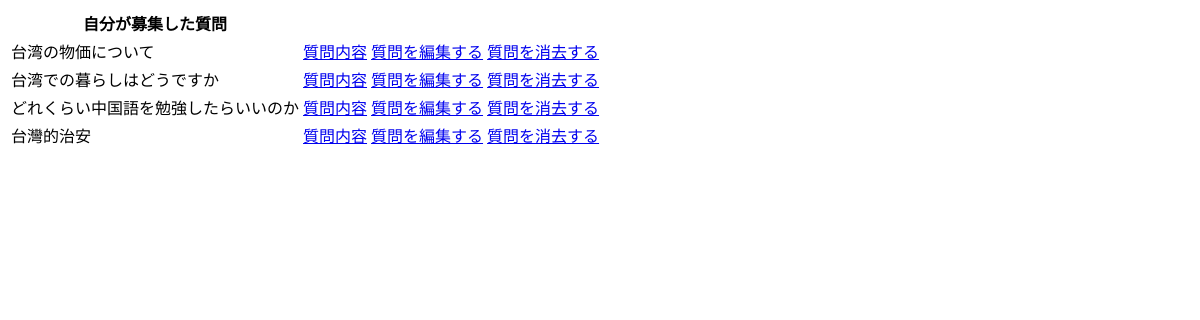
Page /myhome (signed in) on the earlier database version.
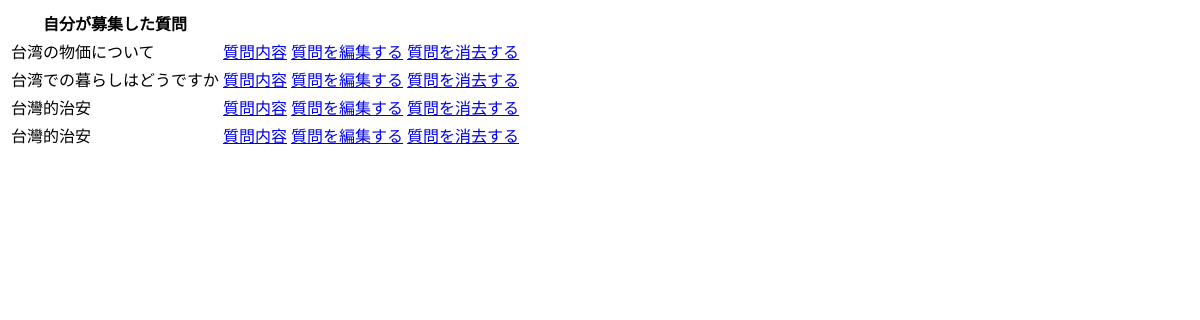
Same page on the later database version.
### Leetai/models.py (models this page shows, shortened)
class Question(models.Model):
    user = models.ForeignKey(User,on_delete=models.CASCADE,null=True,blank=True)
    title = models.CharField(max_length=200)
    content = models.TextField(null=True, blank=True)
    created_at = models.DateTimeField(auto_now_add=True)
    is_resolved = models.BooleanField(default=False)

### Leetai/views.py (the view)
# urls.py: path('myhome',MyHomepageView.as_view(),name='myhome')
class MyHomepageView(LoginRequiredMixin,ListView):
    template_name = 'myhome.html'
    model = Question
    context_object_name = "Question_lists"
    def get_context_data(self, **kwargs):
        context = super().get_context_data(**kwargs)
        context['Question_lists']= context["Question_lists"].filter(user=self.request.user)
        return context

### Leetai/templates/myhome.html
<table>
    <tr>
        <th>自分が募集した質問</th>
    </tr>
    {% for question in Question_lists %}
    <tr>
        <td>{{question.title}}</td>
        <td><a href="{% url 'question_detail' question.id %}">質問内容</a></td>
        <td><a href="{% url 'edit_question' question.id %}">質問を編集する</a></td>
        <td><a href="{% url 'delete_question' question.id %}">質問を消去する</a></td>
    </tr>
    {% endfor%}
</table>

Differences in the rows shown:
removed Question: title "どれくらい中国語を勉強したらいいのか"
added Question: title "台灣的治安"
